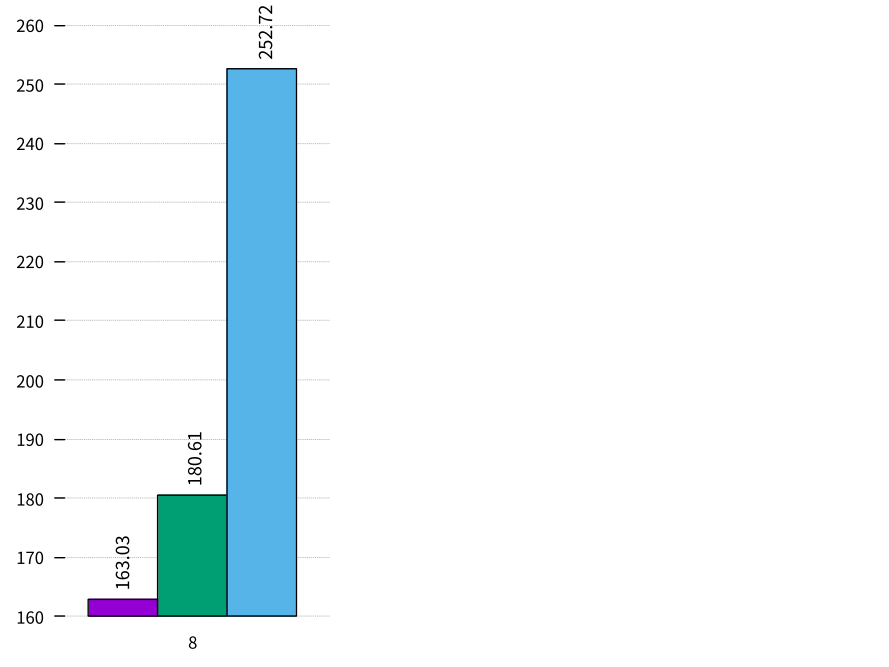

gnuplot code for this plot:

fontSpec(s) = sprintf("Times-Roman, %d", s)
unset key
set border 0
set xtics nomirror
set xrange [-0.5 : 0.5]
set ytics nomirror
set grid ytics
set style data histograms
set boxwidth 1.0
set style histogram clustered gap 1
set size 0.4, 1
fn(v) = sprintf("%.2f", v)

plot \
    for [COL=2:4] 'single_loop_workload2.dat' using COL:xticlabels(1) title columnheader fs fill solid 1 border -1, \
    'single_loop_workload2.dat' u ($0-1-1./6):2:(fn($2)) w labels font fontSpec(10) right rot by 90 offset char -3, 2.5 t '' , \
    'single_loop_workload2.dat' u ($0-1+1./6):3:(fn($3)) w labels font fontSpec(10) right rot by 90 offset char -5.5, 2.5 t '' , \
    'single_loop_workload2.dat' u ($0-1+1./6):4:(fn($4)) w labels font fontSpec(10) right rot by 90 offset char 3, 2.5 t ''
